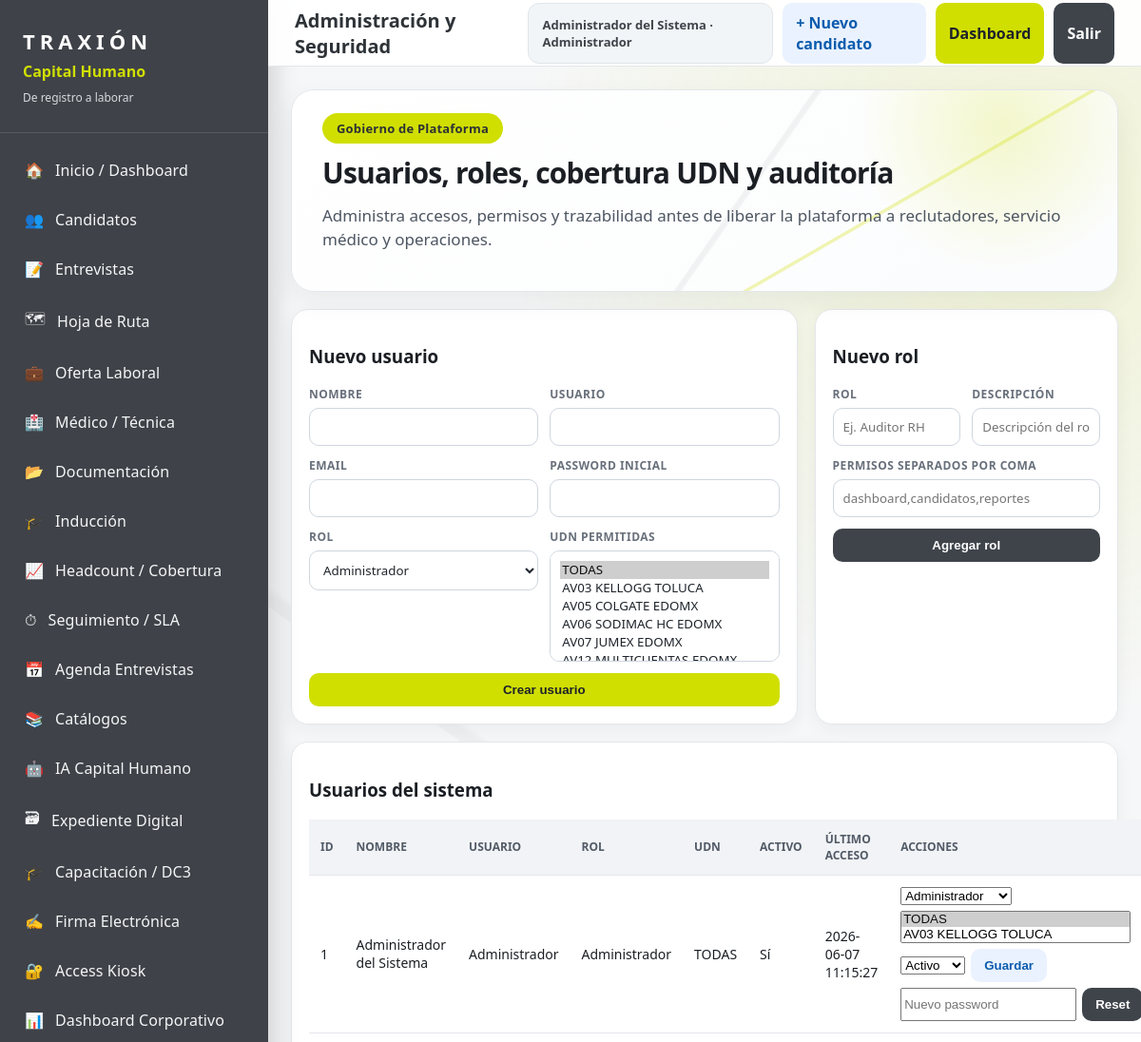
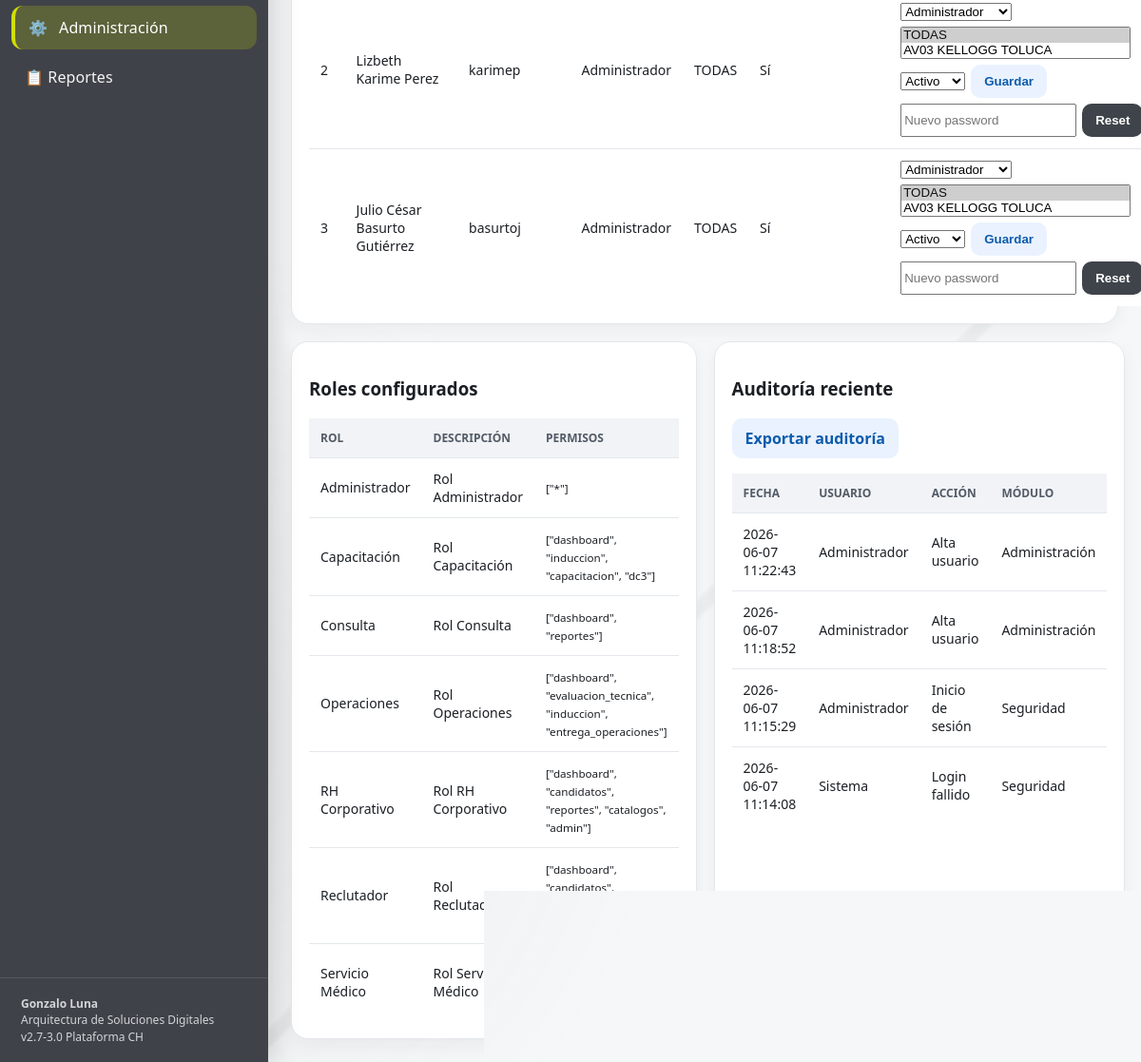
Page /admin (signed in) on the committed database (2 pictures, top to bottom).
### tables this page shows
CREATE TABLE usuarios_sistema(
            id INTEGER PRIMARY KEY AUTOINCREMENT,
            nombre TEXT NOT NULL,
            usuario TEXT UNIQUE NOT NULL,
            email TEXT,
            password_hash TEXT NOT NULL,
            rol TEXT NOT NULL DEFAULT 'Consulta',
            udn_permitidas TEXT DEFAULT 'TODAS',
            activo INTEGER DEFAULT 1,
            ultimo_acceso TEXT,
            fecha_creacion TEXT
        );

CREATE TABLE roles_sistema(
            id INTEGER PRIMARY KEY AUTOINCREMENT,
            rol TEXT UNIQUE NOT NULL,
            descripcion TEXT,
            permisos_json TEXT,
            activo INTEGER DEFAULT 1
        );

CREATE TABLE auditoria_sistema(
            id INTEGER PRIMARY KEY AUTOINCREMENT,
            usuario TEXT,
            accion TEXT,
            modulo TEXT,
            detalle TEXT,
            ip TEXT,
            fecha TEXT
        );

### app.py (the view)
@app.route("/admin")
@admin_required
def admin_panel():
    usuarios = query("SELECT id,nombre,usuario,email,rol,udn_permitidas,activo,ultimo_acceso,fecha_creacion FROM usuarios_sistema ORDER BY id")
    roles = query("SELECT * FROM roles_sistema ORDER BY rol")
    udns = query("SELECT almacen FROM catalogo_udn WHERE activo=1 ORDER BY almacen")
    auditoria = query("SELECT * FROM auditoria_sistema ORDER BY id DESC LIMIT 100")
    return render_template("admin.html", active="admin", page_title="Administración", usuarios=usuarios, roles=roles, udns=udns, auditoria=auditoria)

### app.py (called while the page is built)
def get_conn():
    conn = sqlite3.connect(DB_PATH)
    conn.row_factory = sqlite3.Row
    return conn

def query(sql, params=(), one=False):
    with get_conn() as conn:
        cur = conn.cursor(); cur.execute(sql, params); rows = cur.fetchall()
        return (rows[0] if rows else None) if one else rows

def is_logged_in():
    return bool(session.get("user_id"))

def current_user():
    if not session.get("user_id"):
        return None
    return {
        "id": session.get("user_id"),
        "nombre": session.get("nombre", ""),
        "usuario": session.get("usuario", ""),
        "rol": session.get("rol", "Consulta"),
        "udn_permitidas": session.get("udn_permitidas", "TODAS"),
    }

def has_role(*roles):
    return session.get("rol") in roles or session.get("rol") == "Administrador"

def admin_required(fn):
    @wraps(fn)
    def wrapper(*args, **kwargs):
        if not is_logged_in():
            return redirect(url_for("login", next=request.path))
        if not has_role("Administrador", "RH Corporativo"):
            flash("No tienes permiso para acceder a Administración.", "error")
            audit("Acceso denegado", "Administración", request.path)
            return redirect(url_for("dashboard"))
        return fn(*args, **kwargs)
    return wrapper

@app.context_processor
def inject_user():
    return {"current_user": current_user()}

@app.before_request
def require_login_global():
    endpoint = request.endpoint or ""
    if endpoint in PUBLIC_ENDPOINTS or endpoint.startswith("static"):
        return None
    if not is_logged_in():
        return redirect(url_for("login", next=request.path))
    return None

### templates/admin.html
{% extends 'base.html' %}
{% set active='admin' %}
{% set page_title='Administración y Seguridad' %}
{% block content %}
<div class="hero-minimal small-hero">
  <div class="hero-content">
    <span class="eyebrow">Gobierno de Plataforma</span>
    <h2>Usuarios, roles, cobertura UDN y auditoría</h2>
    <p>Administra accesos, permisos y trazabilidad antes de liberar la plataforma a reclutadores, servicio médico y operaciones.</p>
  </div>
</div>
<div class="grid grid-2" style="margin-top:18px">
  <div class="card">
    <h3>Nuevo usuario</h3>
    <form method="post" action="{{ url_for('admin_usuario_nuevo') }}" class="form-grid">
      <label>Nombre<input name="nombre" required></label>
      <label>Usuario<input name="usuario" required></label>
      <label>Email<input name="email" type="email"></label>
      <label>Password inicial<input name="password" type="password" required></label>
      <label>Rol<select name="rol">{% for r in roles %}<option>{{ r.rol }}</option>{% endfor %}</select></label>
      <label>UDN permitidas<select name="udn" multiple size="5"><option value="TODAS" selected>TODAS</option>{% for u in udns %}<option value="{{ u.almacen }}">{{ u.almacen }}</option>{% endfor %}</select></label>
      <button class="btn primary" style="grid-column:1/-1">Crear usuario</button>
    </form>
  </div>
  <div class="card">
    <h3>Nuevo rol</h3>
    <form method="post" action="{{ url_for('admin_roles_agregar') }}" class="form-grid">
      <label>Rol<input name="rol" required placeholder="Ej. Auditor RH"></label>
      <label>Descripción<input name="descripcion" placeholder="Descripción del rol"></label>
      <label style="grid-column:1/-1">Permisos separados por coma<input name="permisos" placeholder="dashboard,candidatos,reportes"></label>
      <button class="btn dark" style="grid-column:1/-1">Agregar rol</button>
    </form>
  </div>
</div>
<div class="card" style="margin-top:18px">
  <h3>Usuarios del sistema</h3>
  <table><thead><tr><th>ID</th><th>Nombre</th><th>Usuario</th><th>Rol</th><th>UDN</th><th>Activo</th><th>Último acceso</th><th>Acciones</th></tr></thead><tbody>
  {% for u in usuarios %}
    <tr>
      <td>{{ u.id }}</td><td>{{ u.nombre }}</td><td>{{ u.usuario }}</td><td>{{ u.rol }}</td><td>{{ u.udn_permitidas }}</td><td>{{ 'Sí' if u.activo else 'No' }}</td><td>{{ u.ultimo_acceso or '' }}</td>
      <td>
        <form method="post" action="{{ url_for('admin_usuario_actualizar', user_id=u.id) }}" style="display:flex;gap:6px;align-items:center;flex-wrap:wrap">
          <select name="rol">{% for r in roles %}<option {% if r.rol==u.rol %}selected{% endif %}>{{ r.rol }}</option>{% endfor %}</select>
          <select name="udn" multiple size="2"><option value="TODAS" {% if u.udn_permitidas=='TODAS' %}selected{% endif %}>TODAS</option>{% for x in udns %}<option value="{{ x.almacen }}" {% if x.almacen in (u.udn_permitidas or '') %}selected{% endif %}>{{ x.almacen }}</option>{% endfor %}</select>
          <select name="activo"><option value="1" {% if u.activo %}selected{% endif %}>Activo</option><option value="0" {% if not u.activo %}selected{% endif %}>Inactivo</option></select>
          <button class="btn blue">Guardar</button>
        </form>
        <form method="post" action="{{ url_for('admin_usuario_reset', user_id=u.id) }}" style="display:flex;gap:6px;margin-top:6px"><input name="password" type="password" placeholder="Nuevo password"><button class="btn dark">Reset</button></form>
      </td>
    </tr>
  {% endfor %}
  </tbody></table>
</div>
<div class="grid grid-2" style="margin-top:18px">
  <div class="card"><h3>Roles configurados</h3><table><thead><tr><th>Rol</th><th>Descripción</th><th>Permisos</th></tr></thead><tbody>{% for r in roles %}<tr><td>{{ r.rol }}</td><td>{{ r.descripcion }}</td><td><small>{{ r.permisos_json }}</small></td></tr>{% endfor %}</tbody></table></div>
  <div class="card"><h3>Auditoría reciente</h3><p><a class="btn blue" href="{{ url_for('admin_auditoria_exportar') }}">Exportar auditoría</a></p><table><thead><tr><th>Fecha</th><th>Usuario</th><th>Acción</th><th>Módulo</th></tr></thead><tbody>{% for a in auditoria %}<tr><td>{{ a.fecha }}</td><td>{{ a.usuario }}</td><td>{{ a.accion }}</td><td>{{ a.modulo }}</td></tr>{% endfor %}</tbody></table></div>
</div>
{% endblock %}

### templates/base.html (shortened to what this page needs)
<!doctype html>
<html lang="es">
<head>
  <link rel="stylesheet" href="{{ url_for('static', filename='css/app.css') }}">
</head>
<body>
<div class="app">
  <aside class="sidebar">
    <div class="brand">
      <div class="logo">TRAXIÓN</div>
      <div class="sub">Capital Humano</div>
      <div class="caption">De registro a laborar</div>
    </div>
    <nav class="menu">
      {% for key,ico,txt,endpoint in items %}
        <a class="{{ 'active' if active==key else '' }}" href="{{ url_for(endpoint) }}"><span>{{ ico }}</span><span>{{ txt }}</span></a>
      {% endfor %}
      <a class="{{ 'active' if active=='reportes' else '' }}" href="{{ url_for('reportes_panel') }}">📋 Reportes</a>
    </nav>
    <div class="footer"><b>Gonzalo Luna</b><br>Arquitectura de Soluciones Digitales<br>v2.7-3.0 Plataforma CH</div>
  </aside>
  <main class="main">
    <header class="topbar">
      <h1>{{ page_title or 'Plataforma Integral de Capital Humano' }}</h1>
      <div class="top-actions">
        {% if current_user %}<span class="user-pill">{{ current_user.nombre }} · {{ current_user.rol }}</span>{% endif %}
        <a class="btn blue" href="{{ url_for('candidato_nuevo') }}">+ Nuevo candidato</a>
        <a class="btn primary" href="{{ url_for('dashboard') }}">Dashboard</a>
        <a class="btn dark" href="{{ url_for('logout') }}">Salir</a>
      </div>
    </header>
    <section class="content">
      {% block content %}{% endblock %}
    </section>
  </main>
</div>
</body>
</html>

### rows in the picture
usuarios_sistema: nombre "Administrador del Sistema", id "1", usuario "Administrador", rol "Administrador", udn_permitidas "TODAS", activo "Sí", ultimo_acceso "2026-06-07 11:15:27", udn "TODAS ☑ / AV03 KELLOGG TOLUCA", activo "Activo"
usuarios_sistema: id "2", nombre "Lizbeth Karime Perez", usuario "karimep", rol "Administrador", udn_permitidas "TODAS", activo "Sí", udn "TODAS ☑ / AV03 KELLOGG TOLUCA", activo "Activo"
usuarios_sistema: id "3", nombre "Julio César Basurto Gutiérrez", usuario "basurtoj", rol "Administrador", udn_permitidas "TODAS", activo "Sí", udn "TODAS ☑ / AV03 KELLOGG TOLUCA", activo "Activo"
roles_sistema: rol "Administrador", descripcion "Rol Administrador", permisos_json "[\"*\"]"
roles_sistema: rol "Capacitación", descripcion "Rol Capacitación", permisos_json "[\"dashboard\", \"induccion\", \"capacitacion\", \"dc3\"]"
roles_sistema: rol "Consulta", descripcion "Rol Consulta", permisos_json "[\"dashboard\", \"reportes\"]"
roles_sistema: rol "Operaciones", descripcion "Rol Operaciones", permisos_json "[\"dashboard\", \"evaluacion_tecnica\", \"induccion\", \"entrega_operaciones\"]"
roles_sistema: rol "RH Corporativo", descripcion "Rol RH Corporativo", permisos_json "[\"dashboard\", \"candidatos\", \"reportes\", \"catalogos\", \"admin\"]"
roles_sistema: rol "Reclutador", descripcion "Rol Reclutador", permisos_json "[\"dashboard\", \"candidatos\", \"entrevistas\", \"hoja_ruta\"]"
roles_sistema: rol "Servicio Médico", descripcion "Rol Servicio Médico"
auditoria_sistema: fecha "2026-06-07 11:22:43", usuario "Administrador", accion "Alta usuario", modulo "Administración"
auditoria_sistema: fecha "2026-06-07 11:18:52", usuario "Administrador", accion "Alta usuario", modulo "Administración"
auditoria_sistema: fecha "2026-06-07 11:15:29", usuario "Administrador", accion "Inicio de sesión", modulo "Seguridad"
auditoria_sistema: fecha "2026-06-07 11:14:08", usuario "Sistema", accion "Login fallido", modulo "Seguridad"

### other values in the picture
{{ ico }} "🏠" "👥" "📝" "🗺" "💼" "🏥" "📂" "🎓" "📈" "⏱" "📅" "📚" "🤖" "🗃" "🎓" "✍️" "🔐" "📊" "⚙️"
{{ txt }} "Inicio / Dashboard" "Candidatos" "Entrevistas" "Hoja de Ruta" "Oferta Laboral" "Médico / Técnica" "Documentación" "Inducción" "Headcount / Cobertura" "Seguimiento / SLA" "Agenda Entrevistas" "Catálogos" "IA Capital Humano" "Expediente Digital" "Capacitación / DC3" "Firma Electrónica" "Access Kiosk" "Dashboard Corporativo" "Administración"
{{ page_title or 'Plataforma Integral de Capital Humano' }} "Administración y Seguridad"
{{ current_user.rol }} "Administrador"
form field rol "Administrador"
